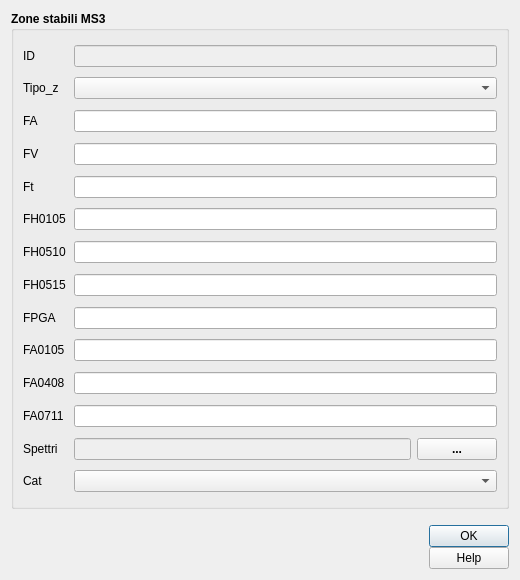
<?xml version="1.0" encoding="UTF-8"?>
<ui version="4.0">
 <class>stab_3</class>
 <widget class="QDialog" name="stab_3">
  <property name="geometry">
   <rect>
    <x>0</x>
    <y>0</y>
    <width>520</width>
    <height>580</height>
   </rect>
  </property>
  <property name="sizePolicy">
   <sizepolicy hsizetype="Fixed" vsizetype="Fixed">
    <horstretch>0</horstretch>
    <verstretch>0</verstretch>
   </sizepolicy>
  </property>
  <property name="minimumSize">
   <size>
    <width>520</width>
    <height>580</height>
   </size>
  </property>
  <property name="maximumSize">
   <size>
    <width>1500</width>
    <height>1500</height>
   </size>
  </property>
  <property name="windowTitle">
   <string>Zone stabili MS3</string>
  </property>
  <property name="modal">
   <bool>true</bool>
  </property>
  <layout class="QGridLayout" name="gridLayout">
   <item row="0" column="0">
    <widget class="QGroupBox" name="groupBox_2">
     <property name="sizePolicy">
      <sizepolicy hsizetype="Expanding" vsizetype="Expanding">
       <horstretch>0</horstretch>
       <verstretch>0</verstretch>
      </sizepolicy>
     </property>
     <property name="font">
      <font>
       <weight>75</weight>
       <bold>true</bold>
      </font>
     </property>
     <property name="title">
      <string>Zone stabili MS3</string>
     </property>
     <layout class="QGridLayout" name="gridLayout_4">
      <item row="1" column="1">
       <widget class="QLineEdit" name="pkuid">
        <property name="enabled">
         <bool>false</bool>
        </property>
        <property name="palette">
         <palette>
          <active>
           <colorrole role="Text">
            <brush brushstyle="SolidPattern">
             <color alpha="255">
              <red>113</red>
              <green>113</green>
              <blue>113</blue>
             </color>
            </brush>
           </colorrole>
          </active>
          <inactive>
           <colorrole role="Text">
            <brush brushstyle="SolidPattern">
             <color alpha="255">
              <red>113</red>
              <green>113</green>
              <blue>113</blue>
             </color>
            </brush>
           </colorrole>
          </inactive>
          <disabled>
           <colorrole role="Text">
            <brush brushstyle="SolidPattern">
             <color alpha="255">
              <red>120</red>
              <green>120</green>
              <blue>120</blue>
             </color>
            </brush>
           </colorrole>
          </disabled>
         </palette>
        </property>
        <property name="toolTip">
         <string/>
        </property>
       </widget>
      </item>
      <item row="3" column="0">
       <widget class="QLabel" name="label">
        <property name="font">
         <font>
          <weight>50</weight>
          <bold>false</bold>
         </font>
        </property>
        <property name="text">
         <string>Tipo_z</string>
        </property>
       </widget>
      </item>
      <item row="13" column="1">
       <widget class="QLineEdit" name="FH0510">
        <property name="toolTip">
         <string/>
        </property>
       </widget>
      </item>
      <item row="15" column="1">
       <widget class="QLineEdit" name="FH0515">
        <property name="toolTip">
         <string/>
        </property>
       </widget>
      </item>
      <item row="16" column="1">
       <spacer name="verticalSpacer_9">
        <property name="orientation">
         <enum>Qt::Vertical</enum>
        </property>
        <property name="sizeHint" stdset="0">
         <size>
          <width>20</width>
          <height>40</height>
         </size>
        </property>
       </spacer>
      </item>
      <item row="5" column="0">
       <widget class="QLabel" name="label_14">
        <property name="font">
         <font>
          <weight>50</weight>
          <bold>false</bold>
         </font>
        </property>
        <property name="text">
         <string>FA</string>
        </property>
       </widget>
      </item>
      <item row="15" column="0">
       <widget class="QLabel" name="label_19">
        <property name="font">
         <font>
          <weight>50</weight>
          <bold>false</bold>
         </font>
        </property>
        <property name="text">
         <string>FH0515</string>
        </property>
       </widget>
      </item>
      <item row="17" column="0">
       <widget class="QLabel" name="label_17">
        <property name="font">
         <font>
          <weight>50</weight>
          <bold>false</bold>
         </font>
        </property>
        <property name="text">
         <string>FPGA</string>
        </property>
       </widget>
      </item>
      <item row="1" column="0">
       <widget class="QLabel" name="label_2">
        <property name="sizePolicy">
         <sizepolicy hsizetype="Minimum" vsizetype="Preferred">
          <horstretch>0</horstretch>
          <verstretch>0</verstretch>
         </sizepolicy>
        </property>
        <property name="minimumSize">
         <size>
          <width>45</width>
          <height>0</height>
         </size>
        </property>
        <property name="font">
         <font>
          <weight>50</weight>
          <bold>false</bold>
         </font>
        </property>
        <property name="text">
         <string>&lt;html&gt;&lt;head/&gt;&lt;body&gt;&lt;p&gt;ID&lt;/p&gt;&lt;/body&gt;&lt;/html&gt;</string>
        </property>
       </widget>
      </item>
      <item row="4" column="1">
       <spacer name="verticalSpacer_3">
        <property name="orientation">
         <enum>Qt::Vertical</enum>
        </property>
        <property name="sizeHint" stdset="0">
         <size>
          <width>20</width>
          <height>40</height>
         </size>
        </property>
       </spacer>
      </item>
      <item row="6" column="1">
       <spacer name="verticalSpacer_4">
        <property name="orientation">
         <enum>Qt::Vertical</enum>
        </property>
        <property name="sizeHint" stdset="0">
         <size>
          <width>20</width>
          <height>40</height>
         </size>
        </property>
       </spacer>
      </item>
      <item row="0" column="1">
       <spacer name="verticalSpacer">
        <property name="orientation">
         <enum>Qt::Vertical</enum>
        </property>
        <property name="sizeHint" stdset="0">
         <size>
          <width>20</width>
          <height>40</height>
         </size>
        </property>
       </spacer>
      </item>
      <item row="7" column="1">
       <widget class="QLineEdit" name="FV">
        <property name="toolTip">
         <string/>
        </property>
        <property name="inputMethodHints">
         <set>Qt::ImhDialableCharactersOnly|Qt::ImhDigitsOnly</set>
        </property>
       </widget>
      </item>
      <item row="9" column="0">
       <widget class="QLabel" name="label_12">
        <property name="font">
         <font>
          <weight>50</weight>
          <bold>false</bold>
         </font>
        </property>
        <property name="text">
         <string>Ft</string>
        </property>
       </widget>
      </item>
      <item row="11" column="1">
       <widget class="QLineEdit" name="FH0105">
        <property name="toolTip">
         <string/>
        </property>
       </widget>
      </item>
      <item row="3" column="1">
       <widget class="QComboBox" name="Tipo_z">
        <property name="toolTip">
         <string/>
        </property>
       </widget>
      </item>
      <item row="10" column="1">
       <spacer name="verticalSpacer_6">
        <property name="orientation">
         <enum>Qt::Vertical</enum>
        </property>
        <property name="sizeHint" stdset="0">
         <size>
          <width>20</width>
          <height>40</height>
         </size>
        </property>
       </spacer>
      </item>
      <item row="13" column="0">
       <widget class="QLabel" name="label_16">
        <property name="font">
         <font>
          <weight>50</weight>
          <bold>false</bold>
         </font>
        </property>
        <property name="text">
         <string>FH0510</string>
        </property>
       </widget>
      </item>
      <item row="2" column="1">
       <spacer name="verticalSpacer_2">
        <property name="orientation">
         <enum>Qt::Vertical</enum>
        </property>
        <property name="sizeHint" stdset="0">
         <size>
          <width>20</width>
          <height>40</height>
         </size>
        </property>
       </spacer>
      </item>
      <item row="8" column="1">
       <spacer name="verticalSpacer_5">
        <property name="orientation">
         <enum>Qt::Vertical</enum>
        </property>
        <property name="sizeHint" stdset="0">
         <size>
          <width>20</width>
          <height>40</height>
         </size>
        </property>
       </spacer>
      </item>
      <item row="14" column="1">
       <spacer name="verticalSpacer_8">
        <property name="orientation">
         <enum>Qt::Vertical</enum>
        </property>
        <property name="sizeHint" stdset="0">
         <size>
          <width>20</width>
          <height>40</height>
         </size>
        </property>
       </spacer>
      </item>
      <item row="9" column="1">
       <widget class="QLineEdit" name="Ft">
        <property name="toolTip">
         <string/>
        </property>
        <property name="inputMethodHints">
         <set>Qt::ImhDialableCharactersOnly|Qt::ImhDigitsOnly</set>
        </property>
       </widget>
      </item>
      <item row="12" column="1">
       <spacer name="verticalSpacer_7">
        <property name="orientation">
         <enum>Qt::Vertical</enum>
        </property>
        <property name="sizeHint" stdset="0">
         <size>
          <width>20</width>
          <height>40</height>
         </size>
        </property>
       </spacer>
      </item>
      <item row="5" column="1">
       <widget class="QLineEdit" name="FA">
        <property name="toolTip">
         <string/>
        </property>
        <property name="inputMethodHints">
         <set>Qt::ImhDialableCharactersOnly|Qt::ImhDigitsOnly</set>
        </property>
       </widget>
      </item>
      <item row="7" column="0">
       <widget class="QLabel" name="label_13">
        <property name="font">
         <font>
          <weight>50</weight>
          <bold>false</bold>
         </font>
        </property>
        <property name="text">
         <string>FV</string>
        </property>
       </widget>
      </item>
      <item row="11" column="0">
       <widget class="QLabel" name="label_15">
        <property name="font">
         <font>
          <weight>50</weight>
          <bold>false</bold>
         </font>
        </property>
        <property name="text">
         <string>FH0105</string>
        </property>
       </widget>
      </item>
      <item row="18" column="1">
       <spacer name="verticalSpacer_10">
        <property name="orientation">
         <enum>Qt::Vertical</enum>
        </property>
        <property name="sizeHint" stdset="0">
         <size>
          <width>20</width>
          <height>40</height>
         </size>
        </property>
       </spacer>
      </item>
      <item row="23" column="0">
       <widget class="QLabel" name="label_18">
        <property name="font">
         <font>
          <weight>50</weight>
          <bold>false</bold>
         </font>
        </property>
        <property name="text">
         <string>FA0711</string>
        </property>
       </widget>
      </item>
      <item row="23" column="1">
       <widget class="QLineEdit" name="FA0711">
        <property name="toolTip">
         <string/>
        </property>
       </widget>
      </item>
      <item row="20" column="1">
       <spacer name="verticalSpacer_11">
        <property name="orientation">
         <enum>Qt::Vertical</enum>
        </property>
        <property name="sizeHint" stdset="0">
         <size>
          <width>20</width>
          <height>40</height>
         </size>
        </property>
       </spacer>
      </item>
      <item row="21" column="0">
       <widget class="QLabel" name="label_8">
        <property name="font">
         <font>
          <weight>50</weight>
          <bold>false</bold>
         </font>
        </property>
        <property name="text">
         <string>FA0408</string>
        </property>
       </widget>
      </item>
      <item row="19" column="1">
       <widget class="QLineEdit" name="FA0105">
        <property name="toolTip">
         <string/>
        </property>
       </widget>
      </item>
      <item row="26" column="1">
       <spacer name="verticalSpacer_14">
        <property name="orientation">
         <enum>Qt::Vertical</enum>
        </property>
        <property name="sizeHint" stdset="0">
         <size>
          <width>20</width>
          <height>40</height>
         </size>
        </property>
       </spacer>
      </item>
      <item row="24" column="1">
       <spacer name="verticalSpacer_13">
        <property name="orientation">
         <enum>Qt::Vertical</enum>
        </property>
        <property name="sizeHint" stdset="0">
         <size>
          <width>20</width>
          <height>40</height>
         </size>
        </property>
       </spacer>
      </item>
      <item row="25" column="1">
       <layout class="QGridLayout" name="gridLayout_3">
        <item row="0" column="0">
         <widget class="QLineEdit" name="SPETTRI">
          <property name="enabled">
           <bool>false</bool>
          </property>
          <property name="toolTip">
           <string/>
          </property>
         </widget>
        </item>
        <item row="0" column="1">
         <widget class="QPushButton" name="pushButton">
          <property name="cursor">
           <cursorShape>PointingHandCursor</cursorShape>
          </property>
          <property name="text">
           <string>...</string>
          </property>
         </widget>
        </item>
       </layout>
      </item>
      <item row="27" column="0">
       <widget class="QLabel" name="label_6">
        <property name="font">
         <font>
          <weight>50</weight>
          <bold>false</bold>
         </font>
        </property>
        <property name="text">
         <string>Cat</string>
        </property>
       </widget>
      </item>
      <item row="17" column="1">
       <widget class="QLineEdit" name="FPGA">
        <property name="toolTip">
         <string/>
        </property>
       </widget>
      </item>
      <item row="21" column="1">
       <widget class="QLineEdit" name="FA0408">
        <property name="toolTip">
         <string/>
        </property>
       </widget>
      </item>
      <item row="29" column="1">
       <spacer name="verticalSpacer_15">
        <property name="orientation">
         <enum>Qt::Vertical</enum>
        </property>
        <property name="sizeHint" stdset="0">
         <size>
          <width>20</width>
          <height>40</height>
         </size>
        </property>
       </spacer>
      </item>
      <item row="25" column="0">
       <widget class="QLabel" name="label_3">
        <property name="font">
         <font>
          <weight>50</weight>
          <bold>false</bold>
         </font>
        </property>
        <property name="text">
         <string>Spettri</string>
        </property>
       </widget>
      </item>
      <item row="19" column="0">
       <widget class="QLabel" name="label_4">
        <property name="font">
         <font>
          <weight>50</weight>
          <bold>false</bold>
         </font>
        </property>
        <property name="text">
         <string>FA0105</string>
        </property>
       </widget>
      </item>
      <item row="22" column="1">
       <spacer name="verticalSpacer_12">
        <property name="orientation">
         <enum>Qt::Vertical</enum>
        </property>
        <property name="sizeHint" stdset="0">
         <size>
          <width>20</width>
          <height>40</height>
         </size>
        </property>
       </spacer>
      </item>
      <item row="27" column="1">
       <widget class="QComboBox" name="CAT">
        <property name="toolTip">
         <string/>
        </property>
       </widget>
      </item>
     </layout>
    </widget>
   </item>
   <item row="1" column="0">
    <layout class="QGridLayout" name="gridLayout_2">
     <property name="sizeConstraint">
      <enum>QLayout::SetDefaultConstraint</enum>
     </property>
     <property name="topMargin">
      <number>10</number>
     </property>
     <property name="horizontalSpacing">
      <number>10</number>
     </property>
     <property name="verticalSpacing">
      <number>0</number>
     </property>
     <item row="0" column="1">
      <widget class="QLabel" name="label_11">
       <property name="sizePolicy">
        <sizepolicy hsizetype="Preferred" vsizetype="Fixed">
         <horstretch>0</horstretch>
         <verstretch>0</verstretch>
        </sizepolicy>
       </property>
       <property name="text">
        <string/>
       </property>
       <property name="pixmap">
        <pixmap>../loghi/logoigag.png</pixmap>
       </property>
      </widget>
     </item>
     <item row="0" column="3">
      <spacer name="horizontalSpacer">
       <property name="orientation">
        <enum>Qt::Horizontal</enum>
       </property>
       <property name="sizeHint" stdset="0">
        <size>
         <width>40</width>
         <height>20</height>
        </size>
       </property>
      </spacer>
     </item>
     <item row="0" column="0">
      <widget class="QLabel" name="label_10">
       <property name="sizePolicy">
        <sizepolicy hsizetype="Preferred" vsizetype="Fixed">
         <horstretch>0</horstretch>
         <verstretch>0</verstretch>
        </sizepolicy>
       </property>
       <property name="text">
        <string/>
       </property>
       <property name="pixmap">
        <pixmap>../loghi/logo-cnr.png</pixmap>
       </property>
      </widget>
     </item>
     <item row="0" column="4">
      <layout class="QVBoxLayout" name="verticalLayout">
       <item>
        <widget class="QDialogButtonBox" name="buttonBox">
         <property name="sizePolicy">
          <sizepolicy hsizetype="Fixed" vsizetype="Fixed">
           <horstretch>0</horstretch>
           <verstretch>0</verstretch>
          </sizepolicy>
         </property>
         <property name="minimumSize">
          <size>
           <width>0</width>
           <height>0</height>
          </size>
         </property>
         <property name="cursor">
          <cursorShape>PointingHandCursor</cursorShape>
         </property>
         <property name="orientation">
          <enum>Qt::Vertical</enum>
         </property>
         <property name="standardButtons">
          <set>QDialogButtonBox::Ok</set>
         </property>
         <property name="centerButtons">
          <bool>true</bool>
         </property>
        </widget>
       </item>
       <item>
        <widget class="QPushButton" name="help_button">
         <property name="cursor">
          <cursorShape>PointingHandCursor</cursorShape>
         </property>
         <property name="text">
          <string>Help</string>
         </property>
        </widget>
       </item>
      </layout>
     </item>
     <item row="0" column="2">
      <widget class="QLabel" name="label_20">
       <property name="sizePolicy">
        <sizepolicy hsizetype="Preferred" vsizetype="Fixed">
         <horstretch>0</horstretch>
         <verstretch>0</verstretch>
        </sizepolicy>
       </property>
       <property name="text">
        <string/>
       </property>
       <property name="pixmap">
        <pixmap>../loghi/logo-labgis.png</pixmap>
       </property>
      </widget>
     </item>
    </layout>
   </item>
  </layout>
 </widget>
 <resources/>
 <connections/>
</ui>
